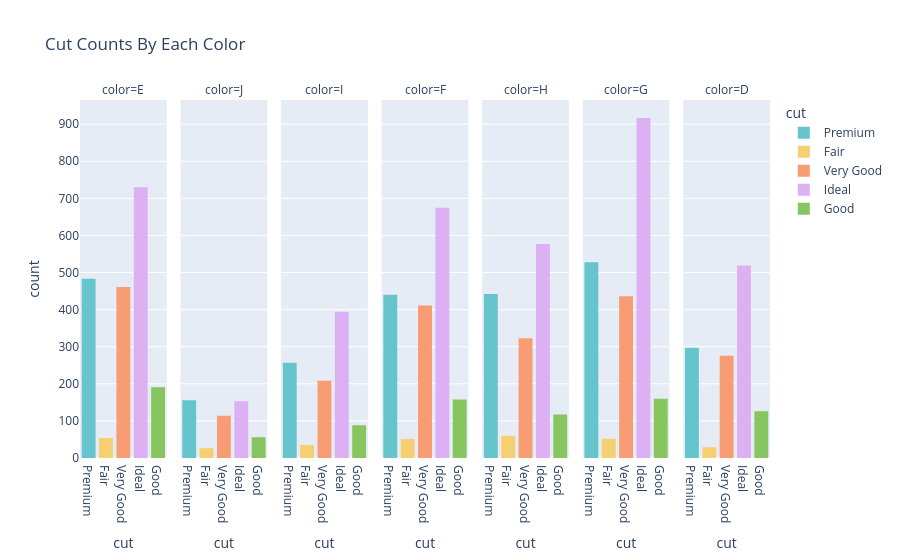

Notebook cell for this chart:
### Markdown cell above
### More visuals of value counts

### Code cell
px.histogram(df.sample(n=10000, replace=False, random_state=123).sort_index(), x='cut', facet_col='color', color='cut', title='Cut Counts By Each Color', color_discrete_sequence=px.colors.qualitative.Pastel)

### Figure 1 — Plotly figure (JSON) as saved in the notebook; plotly's stock layout.template omitted (floating-point values rounded to 4 significant figures; data arrays with more than 128 entries replaced by an {"elided": "..."} marker saying what was removed)
{"data": [{"alignmentgroup": "True", "bingroup": "x", "hovertemplate": "cut=%{x}<br>color=E<br>count=%{y}<extra></extra>", "legendgroup": "Premium", "marker": {"color": "rgb(102, 197, 204)", "pattern": {"shape": ""}}, "name": "Premium", "offsetgroup": "Premium", "orientation": "v", "showlegend": true, "type": "histogram", "x": {"elided": "483 str values"}, "xaxis": "x", "yaxis": "y"}, {"alignmentgroup": "True", "bingroup": "x", "hovertemplate": "cut=%{x}<br>color=J<br>count=%{y}<extra></extra>", "legendgroup": "Premium", "marker": {"color": "rgb(102, 197, 204)", "pattern": {"shape": ""}}, "name": "Premium", "offsetgroup": "Premium", "orientation": "v", "showlegend": false, "type": "histogram", "x": {"elided": "156 str values"}, "xaxis": "x2", "yaxis": "y2"}, {"alignmentgroup": "True", "bingroup": "x", "hovertemplate": "cut=%{x}<br>color=I<br>count=%{y}<extra></extra>", "legendgroup": "Premium", "marker": {"color": "rgb(102, 197, 204)", "pattern": {"shape": ""}}, "name": "Premium", "offsetgroup": "Premium", "orientation": "v", "showlegend": false, "type": "histogram", "x": {"elided": "257 str values"}, "xaxis": "x3", "yaxis": "y3"}, {"alignmentgroup": "True", "bingroup": "x", "hovertemplate": "cut=%{x}<br>color=F<br>count=%{y}<extra></extra>", "legendgroup": "Premium", "marker": {"color": "rgb(102, 197, 204)", "pattern": {"shape": ""}}, "name": "Premium", "offsetgroup": "Premium", "orientation": "v", "showlegend": false, "type": "histogram", "x": {"elided": "440 str values"}, "xaxis": "x4", "yaxis": "y4"}, {"alignmentgroup": "True", "bingroup": "x", "hovertemplate": "cut=%{x}<br>color=H<br>count=%{y}<extra></extra>", "legendgroup": "Premium", "marker": {"color": "rgb(102, 197, 204)", "pattern": {"shape": ""}}, "name": "Premium", "offsetgroup": "Premium", "orientation": "v", "showlegend": false, "type": "histogram", "x": {"elided": "442 str values"}, "xaxis": "x5", "yaxis": "y5"}, {"alignmentgroup": "True", "bingroup": "x", "hovertemplate": "cut=%{x}<br>color=G<br>count=%{y}<extra></extra>", "legendgroup": "Premium", "marker": {"color": "rgb(102, 197, 204)", "pattern": {"shape": ""}}, "name": "Premium", "offsetgroup": "Premium", "orientation": "v", "showlegend": false, "type": "histogram", "x": {"elided": "528 str values"}, "xaxis": "x6", "yaxis": "y6"}, {"alignmentgroup": "True", "bingroup": "x", "hovertemplate": "cut=%{x}<br>color=D<br>count=%{y}<extra></extra>", "legendgroup": "Premium", "marker": {"color": "rgb(102, 197, 204)", "pattern": {"shape": ""}}, "name": "Premium", "offsetgroup": "Premium", "orientation": "v", "showlegend": false, "type": "histogram", "x": {"elided": "297 str values"}, "xaxis": "x7", "yaxis": "y7"}, {"alignmentgroup": "True", "bingroup": "x", "hovertemplate": "cut=%{x}<br>color=E<br>count=%{y}<extra></extra>", "legendgroup": "Fair", "marker": {"color": "rgb(246, 207, 113)", "pattern": {"shape": ""}}, "name": "Fair", "offsetgroup": "Fair", "orientation": "v", "showlegend": true, "type": "histogram", "x": ["Fair", "Fair", "Fair", "Fair", "Fair", "Fair", "Fair", "Fair", "Fair", "Fair", "Fair", "Fair", "Fair", "Fair", "Fair", "Fair", "Fair", "Fair", "Fair", "Fair", "Fair", "Fair", "Fair", "Fair", "Fair", "Fair", "Fair", "Fair", "Fair", "Fair", "Fair", "Fair", "Fair", "Fair", "Fair", "Fair", "Fair", "Fair", "Fair", "Fair", "Fair", "Fair", "Fair", "Fair", "Fair", "Fair", "Fair", "Fair", "Fair", "Fair", "Fair", "Fair", "Fair", "Fair"], "xaxis": "x", "yaxis": "y"}, {"alignmentgroup": "True", "bingroup": "x", "hovertemplate": "cut=%{x}<br>color=J<br>count=%{y}<extra></extra>", "legendgroup": "Fair", "marker": {"color": "rgb(246, 207, 113)", "pattern": {"shape": ""}}, "name": "Fair", "offsetgroup": "Fair", "orientation": "v", "showlegend": false, "type": "histogram", "x": ["Fair", "Fair", "Fair", "Fair", "Fair", "Fair", "Fair", "Fair", "Fair", "Fair", "Fair", "Fair", "Fair", "Fair", "Fair", "Fair", "Fair", "Fair", "Fair", "Fair", "Fair", "Fair", "Fair", "Fair", "Fair", "Fair"], "xaxis": "x2", "yaxis": "y2"}, {"alignmentgroup": "True", "bingroup": "x", "hovertemplate": "cut=%{x}<br>color=I<br>count=%{y}<extra></extra>", "legendgroup": "Fair", "marker": {"color": "rgb(246, 207, 113)", "pattern": {"shape": ""}}, "name": "Fair", "offsetgroup": "Fair", "orientation": "v", "showlegend": false, "type": "histogram", "x": ["Fair", "Fair", "Fair", "Fair", "Fair", "Fair", "Fair", "Fair", "Fair", "Fair", "Fair", "Fair", "Fair", "Fair", "Fair", "Fair", "Fair", "Fair", "Fair", "Fair", "Fair", "Fair", "Fair", "Fair", "Fair", "Fair", "Fair", "Fair", "Fair", "Fair", "Fair", "Fair", "Fair", "Fair", "Fair"], "xaxis": "x3", "yaxis": "y3"}, {"alignmentgroup": "True", "bingroup": "x", "hovertemplate": "cut=%{x}<br>color=F<br>count=%{y}<extra></extra>", "legendgroup": "Fair", "marker": {"color": "rgb(246, 207, 113)", "pattern": {"shape": ""}}, "name": "Fair", "offsetgroup": "Fair", "orientation": "v", "showlegend": false, "type": "histogram", "x": ["Fair", "Fair", "Fair", "Fair", "Fair", "Fair", "Fair", "Fair", "Fair", "Fair", "Fair", "Fair", "Fair", "Fair", "Fair", "Fair", "Fair", "Fair", "Fair", "Fair", "Fair", "Fair", "Fair", "Fair", "Fair", "Fair", "Fair", "Fair", "Fair", "Fair", "Fair", "Fair", "Fair", "Fair", "Fair", "Fair", "Fair", "Fair", "Fair", "Fair", "Fair", "Fair", "Fair", "Fair", "Fair", "Fair", "Fair", "Fair", "Fair", "Fair", "Fair"], "xaxis": "x4", "yaxis": "y4"}, {"alignmentgroup": "True", "bingroup": "x", "hovertemplate": "cut=%{x}<br>color=H<br>count=%{y}<extra></extra>", "legendgroup": "Fair", "marker": {"color": "rgb(246, 207, 113)", "pattern": {"shape": ""}}, "name": "Fair", "offsetgroup": "Fair", "orientation": "v", "showlegend": false, "type": "histogram", "x": ["Fair", "Fair", "Fair", "Fair", "Fair", "Fair", "Fair", "Fair", "Fair", "Fair", "Fair", "Fair", "Fair", "Fair", "Fair", "Fair", "Fair", "Fair", "Fair", "Fair", "Fair", "Fair", "Fair", "Fair", "Fair", "Fair", "Fair", "Fair", "Fair", "Fair", "Fair", "Fair", "Fair", "Fair", "Fair", "Fair", "Fair", "Fair", "Fair", "Fair", "Fair", "Fair", "Fair", "Fair", "Fair", "Fair", "Fair", "Fair", "Fair", "Fair", "Fair", "Fair", "Fair", "Fair", "Fair", "Fair", "Fair", "Fair", "Fair", "Fair"], "xaxis": "x5", "yaxis": "y5"}, {"alignmentgroup": "True", "bingroup": "x", "hovertemplate": "cut=%{x}<br>color=G<br>count=%{y}<extra></extra>", "legendgroup": "Fair", "marker": {"color": "rgb(246, 207, 113)", "pattern": {"shape": ""}}, "name": "Fair", "offsetgroup": "Fair", "orientation": "v", "showlegend": false, "type": "histogram", "x": ["Fair", "Fair", "Fair", "Fair", "Fair", "Fair", "Fair", "Fair", "Fair", "Fair", "Fair", "Fair", "Fair", "Fair", "Fair", "Fair", "Fair", "Fair", "Fair", "Fair", "Fair", "Fair", "Fair", "Fair", "Fair", "Fair", "Fair", "Fair", "Fair", "Fair", "Fair", "Fair", "Fair", "Fair", "Fair", "Fair", "Fair", "Fair", "Fair", "Fair", "Fair", "Fair", "Fair", "Fair", "Fair", "Fair", "Fair", "Fair", "Fair", "Fair", "Fair", "Fair"], "xaxis": "x6", "yaxis": "y6"}, {"alignmentgroup": "True", "bingroup": "x", "hovertemplate": "cut=%{x}<br>color=D<br>count=%{y}<extra></extra>", "legendgroup": "Fair", "marker": {"color": "rgb(246, 207, 113)", "pattern": {"shape": ""}}, "name": "Fair", "offsetgroup": "Fair", "orientation": "v", "showlegend": false, "type": "histogram", "x": ["Fair", "Fair", "Fair", "Fair", "Fair", "Fair", "Fair", "Fair", "Fair", "Fair", "Fair", "Fair", "Fair", "Fair", "Fair", "Fair", "Fair", "Fair", "Fair", "Fair", "Fair", "Fair", "Fair", "Fair", "Fair", "Fair", "Fair", "Fair", "Fair"], "xaxis": "x7", "yaxis": "y7"}, {"alignmentgroup": "True", "bingroup": "x", "hovertemplate": "cut=%{x}<br>color=E<br>count=%{y}<extra></extra>", "legendgroup": "Very Good", "marker": {"color": "rgb(248, 156, 116)", "pattern": {"shape": ""}}, "name": "Very Good", "offsetgroup": "Very Good", "orientation": "v", "showlegend": true, "type": "histogram", "x": {"elided": "461 str values"}, "xaxis": "x", "yaxis": "y"}, {"alignmentgroup": "True", "bingroup": "x", "hovertemplate": "cut=%{x}<br>color=J<br>count=%{y}<extra></extra>", "legendgroup": "Very Good", "marker": {"color": "rgb(248, 156, 116)", "pattern": {"shape": ""}}, "name": "Very Good", "offsetgroup": "Very Good", "orientation": "v", "showlegend": false, "type": "histogram", "x": ["Very Good", "Very Good", "Very Good", "Very Good", "Very Good", "Very Good", "Very Good", "Very Good", "Very Good", "Very Good", "Very Good", "Very Good", "Very Good", "Very Good", "Very Good", "Very Good", "Very Good", "Very Good", "Very Good", "Very Good", "Very Good", "Very Good", "Very Good", "Very Good", "Very Good", "Very Good", "Very Good", "Very Good", "Very Good", "Very Good", "Very Good", "Very Good", "Very Good", "Very Good", "Very Good", "Very Good", "Very Good", "Very Good", "Very Good", "Very Good", "Very Good", "Very Good", "Very Good", "Very Good", "Very Good", "Very Good", "Very Good", "Very Good", "Very Good", "Very Good", "Very Good", "Very Good", "Very Good", "Very Good", "Very Good", "Very Good", "Very Good", "Very Good", "Very Good", "Very Good", "Very Good", "Very Good", "Very Good", "Very Good", "Very Good", "Very Good", "Very Good", "Very Good", "Very Good", "Very Good", "Very Good", "Very Good", "Very Good", "Very Good", "Very Good", "Very Good", "Very Good", "Very Good", "Very Good", "Very Good", "Very Good", "Very Good", "Very Good", "Very Good", "Very Good", "Very Good", "Very Good", "Very Good", "Very Good", "Very Good", "Very Good", "Very Good", "Very Good", "Very Good", "Very Good", "Very Good", "Very Good", "Very Good", "Very Good", "Very Good", "Very Good", "Very Good", "Very Good", "Very Good", "Very Good", "Very Good", "Very Good", "Very Good", "Very Good", "Very Good", "Very Good", "Very Good", "Very Good", "Very Good"], "xaxis": "x2", "yaxis": "y2"}, {"alignmentgroup": "True", "bingroup": "x", "hovertemplate": "cut=%{x}<br>color=I<br>count=%{y}<extra></extra>", "legendgroup": "Very Good", "marker": {"color": "rgb(248, 156, 116)", "pattern": {"shape": ""}}, "name": "Very Good", "offsetgroup": "Very Good", "orientation": "v", "showlegend": false, "type": "histogram", "x": {"elided": "208 str values"}, "xaxis": "x3", "yaxis": "y3"}, {"alignmentgroup": "True", "bingroup": "x", "hovertemplate": "cut=%{x}<br>color=F<br>count=%{y}<extra></extra>", "legendgroup": "Very Good", "marker": {"color": "rgb(248, 156, 116)", "pattern": {"shape": ""}}, "name": "Very Good", "offsetgroup": "Very Good", "orientation": "v", "showlegend": false, "type": "histogram", "x": {"elided": "411 str values"}, "xaxis": "x4", "yaxis": "y4"}, {"alignmentgroup": "True", "bingroup": "x", "hovertemplate": "cut=%{x}<br>color=H<br>count=%{y}<extra></extra>", "legendgroup": "Very Good", "marker": {"color": "rgb(248, 156, 116)", "pattern": {"shape": ""}}, "name": "Very Good", "offsetgroup": "Very Good", "orientation": "v", "showlegend": false, "type": "histogram", "x": {"elided": "323 str values"}, "xaxis": "x5", "yaxis": "y5"}, {"alignmentgroup": "True", "bingroup": "x", "hovertemplate": "cut=%{x}<br>color=G<br>count=%{y}<extra></extra>", "legendgroup": "Very Good", "marker": {"color": "rgb(248, 156, 116)", "pattern": {"shape": ""}}, "name": "Very Good", "offsetgroup": "Very Good", "orientation": "v", "showlegend": false, "type": "histogram", "x": {"elided": "436 str values"}, "xaxis": "x6", "yaxis": "y6"}, {"alignmentgroup": "True", "bingroup": "x", "hovertemplate": "cut=%{x}<br>color=D<br>count=%{y}<extra></extra>", "legendgroup": "Very Good", "marker": {"color": "rgb(248, 156, 116)", "pattern": {"shape": ""}}, "name": "Very Good", "offsetgroup": "Very Good", "orientation": "v", "showlegend": false, "type": "histogram", "x": {"elided": "276 str values"}, "xaxis": "x7", "yaxis": "y7"}, {"alignmentgroup": "True", "bingroup": "x", "hovertemplate": "cut=%{x}<br>color=E<br>count=%{y}<extra></extra>", "legendgroup": "Ideal", "marker": {"color": "rgb(220, 176, 242)", "pattern": {"shape": ""}}, "name": "Ideal", "offsetgroup": "Ideal", "orientation": "v", "showlegend": true, "type": "histogram", "x": {"elided": "730 str values"}, "xaxis": "x", "yaxis": "y"}, {"alignmentgroup": "True", "bingroup": "x", "hovertemplate": "cut=%{x}<br>color=J<br>count=%{y}<extra></extra>", "legendgroup": "Ideal", "marker": {"color": "rgb(220, 176, 242)", "pattern": {"shape": ""}}, "name": "Ideal", "offsetgroup": "Ideal", "orientation": "v", "showlegend": false, "type": "histogram", "x": {"elided": "153 str values"}, "xaxis": "x2", "yaxis": "y2"}, {"alignmentgroup": "True", "bingroup": "x", "hovertemplate": "cut=%{x}<br>color=I<br>count=%{y}<extra></extra>", "legendgroup": "Ideal", "marker": {"color": "rgb(220, 176, 242)", "pattern": {"shape": ""}}, "name": "Ideal", "offsetgroup": "Ideal", "orientation": "v", "showlegend": false, "type": "histogram", "x": {"elided": "394 str values"}, "xaxis": "x3", "yaxis": "y3"}, {"alignmentgroup": "True", "bingroup": "x", "hovertemplate": "cut=%{x}<br>color=F<br>count=%{y}<extra></extra>", "legendgroup": "Ideal", "marker": {"color": "rgb(220, 176, 242)", "pattern": {"shape": ""}}, "name": "Ideal", "offsetgroup": "Ideal", "orientation": "v", "showlegend": false, "type": "histogram", "x": {"elided": "675 str values"}, "xaxis": "x4", "yaxis": "y4"}, {"alignmentgroup": "True", "bingroup": "x", "hovertemplate": "cut=%{x}<br>color=H<br>count=%{y}<extra></extra>", "legendgroup": "Ideal", "marker": {"color": "rgb(220, 176, 242)", "pattern": {"shape": ""}}, "name": "Ideal", "offsetgroup": "Ideal", "orientation": "v", "showlegend": false, "type": "histogram", "x": {"elided": "577 str values"}, "xaxis": "x5", "yaxis": "y5"}, {"alignmentgroup": "True", "bingroup": "x", "hovertemplate": "cut=%{x}<br>color=G<br>count=%{y}<extra></extra>", "legendgroup": "Ideal", "marker": {"color": "rgb(220, 176, 242)", "pattern": {"shape": ""}}, "name": "Ideal", "offsetgroup": "Ideal", "orientation": "v", "showlegend": false, "type": "histogram", "x": {"elided": "917 str values"}, "xaxis": "x6", "yaxis": "y6"}, {"alignmentgroup": "True", "bingroup": "x", "hovertemplate": "cut=%{x}<br>color=D<br>count=%{y}<extra></extra>", "legendgroup": "Ideal", "marker": {"color": "rgb(220, 176, 242)", "pattern": {"shape": ""}}, "name": "Ideal", "offsetgroup": "Ideal", "orientation": "v", "showlegend": false, "type": "histogram", "x": {"elided": "519 str values"}, "xaxis": "x7", "yaxis": "y7"}, {"alignmentgroup": "True", "bingroup": "x", "hovertemplate": "cut=%{x}<br>color=E<br>count=%{y}<extra></extra>", "legendgroup": "Good", "marker": {"color": "rgb(135, 197, 95)", "pattern": {"shape": ""}}, "name": "Good", "offsetgroup": "Good", "orientation": "v", "showlegend": true, "type": "histogram", "x": {"elided": "191 str values"}, "xaxis": "x", "yaxis": "y"}, {"alignmentgroup": "True", "bingroup": "x", "hovertemplate": "cut=%{x}<br>color=J<br>count=%{y}<extra></extra>", "legendgroup": "Good", "marker": {"color": "rgb(135, 197, 95)", "pattern": {"shape": ""}}, "name": "Good", "offsetgroup": "Good", "orientation": "v", "showlegend": false, "type": "histogram", "x": ["Good", "Good", "Good", "Good", "Good", "Good", "Good", "Good", "Good", "Good", "Good", "Good", "Good", "Good", "Good", "Good", "Good", "Good", "Good", "Good", "Good", "Good", "Good", "Good", "Good", "Good", "Good", "Good", "Good", "Good", "Good", "Good", "Good", "Good", "Good", "Good", "Good", "Good", "Good", "Good", "Good", "Good", "Good", "Good", "Good", "Good", "Good", "Good", "Good", "Good", "Good", "Good", "Good", "Good", "Good", "Good"], "xaxis": "x2", "yaxis": "y2"}, {"alignmentgroup": "True", "bingroup": "x", "hovertemplate": "cut=%{x}<br>color=I<br>count=%{y}<extra></extra>", "legendgroup": "Good", "marker": {"color": "rgb(135, 197, 95)", "pattern": {"shape": ""}}, "name": "Good", "offsetgroup": "Good", "orientation": "v", "showlegend": false, "type": "histogram", "x": ["Good", "Good", "Good", "Good", "Good", "Good", "Good", "Good", "Good", "Good", "Good", "Good", "Good", "Good", "Good", "Good", "Good", "Good", "Good", "Good", "Good", "Good", "Good", "Good", "Good", "Good", "Good", "Good", "Good", "Good", "Good", "Good", "Good", "Good", "Good", "Good", "Good", "Good", "Good", "Good", "Good", "Good", "Good", "Good", "Good", "Good", "Good", "Good", "Good", "Good", "Good", "Good", "Good", "Good", "Good", "Good", "Good", "Good", "Good", "Good", "Good", "Good", "Good", "Good", "Good", "Good", "Good", "Good", "Good", "Good", "Good", "Good", "Good", "Good", "Good", "Good", "Good", "Good", "Good", "Good", "Good", "Good", "Good", "Good", "Good", "Good", "Good", "Good"], "xaxis": "x3", "yaxis": "y3"}, {"alignmentgroup": "True", "bingroup": "x", "hovertemplate": "cut=%{x}<br>color=F<br>count=%{y}<extra></extra>", "legendgroup": "Good", "marker": {"color": "rgb(135, 197, 95)", "pattern": {"shape": ""}}, "name": "Good", "offsetgroup": "Good", "orientation": "v", "showlegend": false, "type": "histogram", "x": {"elided": "158 str values"}, "xaxis": "x4", "yaxis": "y4"}, {"alignmentgroup": "True", "bingroup": "x", "hovertemplate": "cut=%{x}<br>color=H<br>count=%{y}<extra></extra>", "legendgroup": "Good", "marker": {"color": "rgb(135, 197, 95)", "pattern": {"shape": ""}}, "name": "Good", "offsetgroup": "Good", "orientation": "v", "showlegend": false, "type": "histogram", "x": ["Good", "Good", "Good", "Good", "Good", "Good", "Good", "Good", "Good", "Good", "Good", "Good", "Good", "Good", "Good", "Good", "Good", "Good", "Good", "Good", "Good", "Good", "Good", "Good", "Good", "Good", "Good", "Good", "Good", "Good", "Good", "Good", "Good", "Good", "Good", "Good", "Good", "Good", "Good", "Good", "Good", "Good", "Good", "Good", "Good", "Good", "Good", "Good", "Good", "Good", "Good", "Good", "Good", "Good", "Good", "Good", "Good", "Good", "Good", "Good", "Good", "Good", "Good", "Good", "Good", "Good", "Good", "Good", "Good", "Good", "Good", "Good", "Good", "Good", "Good", "Good", "Good", "Good", "Good", "Good", "Good", "Good", "Good", "Good", "Good", "Good", "Good", "Good", "Good", "Good", "Good", "Good", "Good", "Good", "Good", "Good", "Good", "Good", "Good", "Good", "Good", "Good", "Good", "Good", "Good", "Good", "Good", "Good", "Good", "Good", "Good", "Good", "Good", "Good", "Good", "Good", "Good"], "xaxis": "x5", "yaxis": "y5"}, {"alignmentgroup": "True", "bingroup": "x", "hovertemplate": "cut=%{x}<br>color=G<br>count=%{y}<extra></extra>", "legendgroup": "Good", "marker": {"color": "rgb(135, 197, 95)", "pattern": {"shape": ""}}, "name": "Good", "offsetgroup": "Good", "orientation": "v", "showlegend": false, "type": "histogram", "x": {"elided": "160 str values"}, "xaxis": "x6", "yaxis": "y6"}, {"alignmentgroup": "True", "bingroup": "x", "hovertemplate": "cut=%{x}<br>color=D<br>count=%{y}<extra></extra>", "legendgroup": "Good", "marker": {"color": "rgb(135, 197, 95)", "pattern": {"shape": ""}}, "name": "Good", "offsetgroup": "Good", "orientation": "v", "showlegend": false, "type": "histogram", "x": ["Good", "Good", "Good", "Good", "Good", "Good", "Good", "Good", "Good", "Good", "Good", "Good", "Good", "Good", "Good", "Good", "Good", "Good", "Good", "Good", "Good", "Good", "Good", "Good", "Good", "Good", "Good", "Good", "Good", "Good", "Good", "Good", "Good", "Good", "Good", "Good", "Good", "Good", "Good", "Good", "Good", "Good", "Good", "Good", "Good", "Good", "Good", "Good", "Good", "Good", "Good", "Good", "Good", "Good", "Good", "Good", "Good", "Good", "Good", "Good", "Good", "Good", "Good", "Good", "Good", "Good", "Good", "Good", "Good", "Good", "Good", "Good", "Good", "Good", "Good", "Good", "Good", "Good", "Good", "Good", "Good", "Good", "Good", "Good", "Good", "Good", "Good", "Good", "Good", "Good", "Good", "Good", "Good", "Good", "Good", "Good", "Good", "Good", "Good", "Good", "Good", "Good", "Good", "Good", "Good", "Good", "Good", "Good", "Good", "Good", "Good", "Good", "Good", "Good", "Good", "Good", "Good", "Good", "Good", "Good", "Good", "Good", "Good", "Good", "Good", "Good"], "xaxis": "x7", "yaxis": "y7"}], "layout": {"annotations": [{"font": {}, "showarrow": false, "text": "color=E", "x": 0.06286, "xanchor": "center", "xref": "paper", "y": 1, "yanchor": "bottom", "yref": "paper"}, {"font": {}, "showarrow": false, "text": "color=J", "x": 0.2086, "xanchor": "center", "xref": "paper", "y": 1, "yanchor": "bottom", "yref": "paper"}, {"font": {}, "showarrow": false, "text": "color=I", "x": 0.3543, "xanchor": "center", "xref": "paper", "y": 1, "yanchor": "bottom", "yref": "paper"}, {"font": {}, "showarrow": false, "text": "color=F", "x": 0.5, "xanchor": "center", "xref": "paper", "y": 1, "yanchor": "bottom", "yref": "paper"}, {"font": {}, "showarrow": false, "text": "color=H", "x": 0.6457, "xanchor": "center", "xref": "paper", "y": 1, "yanchor": "bottom", "yref": "paper"}, {"font": {}, "showarrow": false, "text": "color=G", "x": 0.7914, "xanchor": "center", "xref": "paper", "y": 1, "yanchor": "bottom", "yref": "paper"}, {"font": {}, "showarrow": false, "text": "color=D", "x": 0.9371, "xanchor": "center", "xref": "paper", "y": 1, "yanchor": "bottom", "yref": "paper"}], "autosize": true, "barmode": "relative", "legend": {"title": {"text": "cut"}, "tracegroupgap": 0}, "title": {"text": "Cut Counts By Each Color"}, "xaxis": {"anchor": "y", "autorange": true, "categoryarray": ["Premium", "Fair", "Very Good", "Ideal", "Good"], "categoryorder": "array", "domain": [0, 0.1257], "range": [-0.5, 4.5], "title": {"text": "cut"}, "type": "category"}, "xaxis2": {"anchor": "y2", "autorange": true, "categoryarray": ["Premium", "Fair", "Very Good", "Ideal", "Good"], "categoryorder": "array", "domain": [0.1457, 0.2714], "matches": "x", "range": [-0.5, 4.5], "title": {"text": "cut"}, "type": "category"}, "xaxis3": {"anchor": "y3", "autorange": true, "categoryarray": ["Premium", "Fair", "Very Good", "Ideal", "Good"], "categoryorder": "array", "domain": [0.2914, 0.4171], "matches": "x", "range": [-0.5, 4.5], "title": {"text": "cut"}, "type": "category"}, "xaxis4": {"anchor": "y4", "autorange": true, "categoryarray": ["Premium", "Fair", "Very Good", "Ideal", "Good"], "categoryorder": "array", "domain": [0.4371, 0.5629], "matches": "x", "range": [-0.5, 4.5], "title": {"text": "cut"}, "type": "category"}, "xaxis5": {"anchor": "y5", "autorange": true, "categoryarray": ["Premium", "Fair", "Very Good", "Ideal", "Good"], "categoryorder": "array", "domain": [0.5829, 0.7086], "matches": "x", "range": [-0.5, 4.5], "title": {"text": "cut"}, "type": "category"}, "xaxis6": {"anchor": "y6", "autorange": true, "categoryarray": ["Premium", "Fair", "Very Good", "Ideal", "Good"], "categoryorder": "array", "domain": [0.7286, 0.8543], "matches": "x", "range": [-0.5, 4.5], "title": {"text": "cut"}, "type": "category"}, "xaxis7": {"anchor": "y7", "autorange": true, "categoryarray": ["Premium", "Fair", "Very Good", "Ideal", "Good"], "categoryorder": "array", "domain": [0.8743, 1.0], "matches": "x", "range": [-0.5, 4.5], "title": {"text": "cut"}, "type": "category"}, "yaxis": {"anchor": "x", "autorange": true, "domain": [0, 1], "range": [0, 965.3], "title": {"text": "count"}}, "yaxis2": {"anchor": "x2", "autorange": true, "domain": [0, 1], "matches": "y", "range": [0, 965.3], "showticklabels": false}, "yaxis3": {"anchor": "x3", "autorange": true, "domain": [0, 1], "matches": "y", "range": [0, 965.3], "showticklabels": false}, "yaxis4": {"anchor": "x4", "autorange": true, "domain": [0, 1], "matches": "y", "range": [0, 965.3], "showticklabels": false}, "yaxis5": {"anchor": "x5", "autorange": true, "domain": [0, 1], "matches": "y", "range": [0, 965.3], "showticklabels": false}, "yaxis6": {"anchor": "x6", "autorange": true, "domain": [0, 1], "matches": "y", "range": [0, 965.3], "showticklabels": false}, "yaxis7": {"anchor": "x7", "autorange": true, "domain": [0, 1], "matches": "y", "range": [0, 965.3], "showticklabels": false}}}
